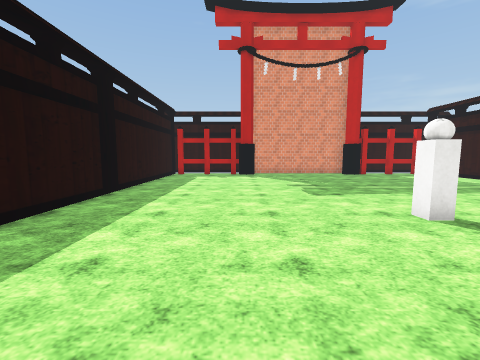
[1] (above)

13 first-person views from a walk through a scene from a Unity 3-D project. The camera is 1.3 m above the floor, tilts 6° down and sees 90° across. The floor is counted in squares, 1 m on a side. Each view is taken from the middle of a square. On the plan, view 1 faces up. The plan holds only what a view shows up to about 12 squares ahead; the rest is blank. The place goes on beyond the plan. The player is left out. Some surface patterns are stand-ins.

[2]
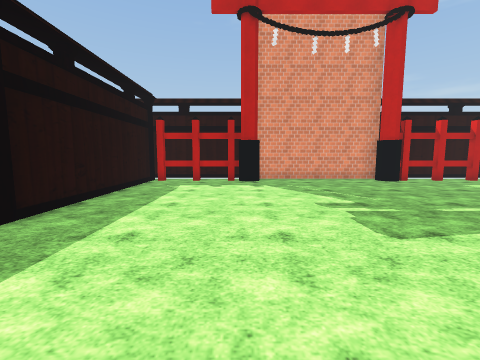

[3]
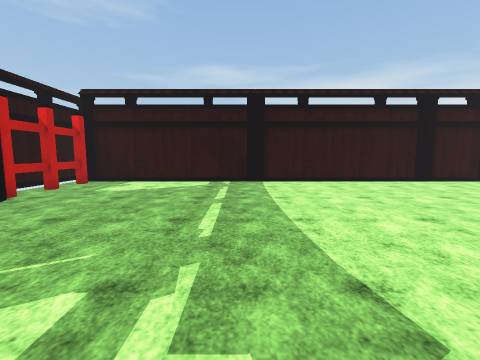

[4]
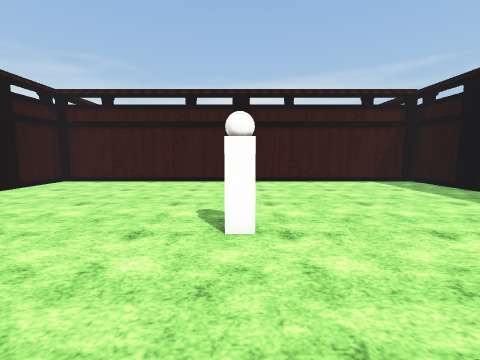

[5]
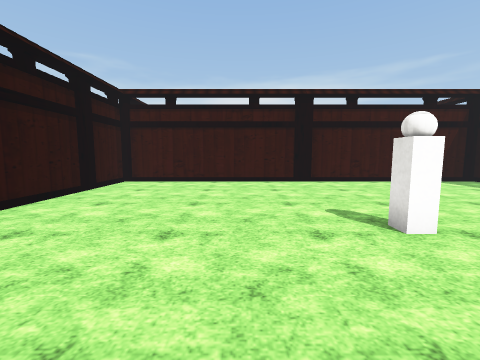

[6]
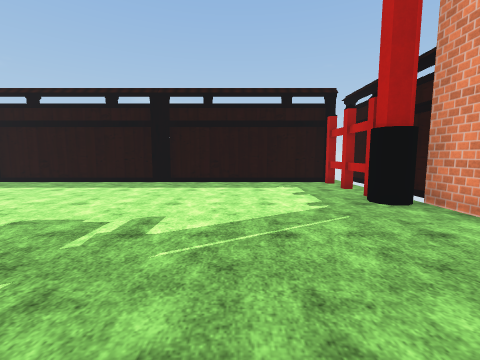

[7]
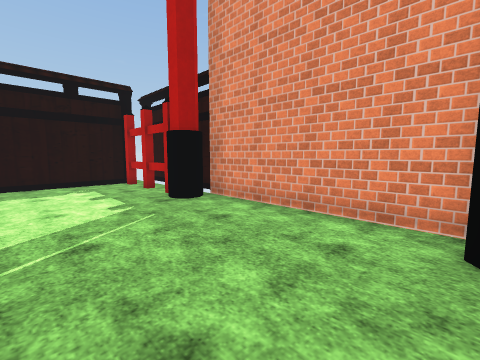

[8]
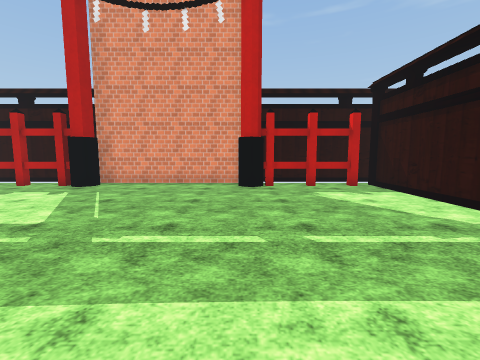

[9]
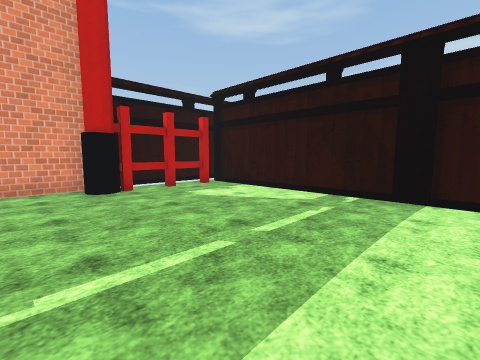

[10]
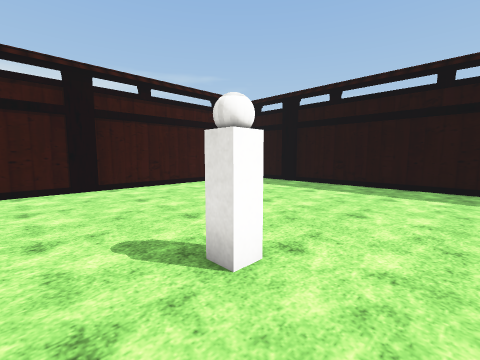

[11]
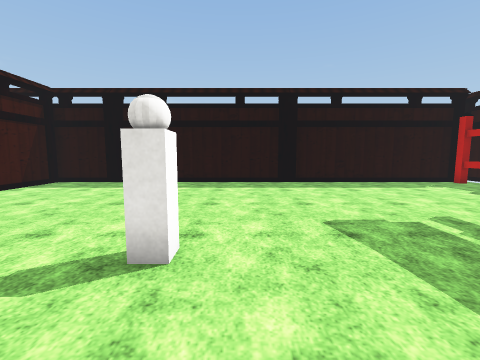

[12]
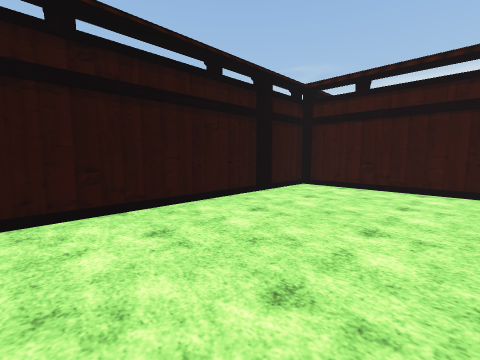

[13]
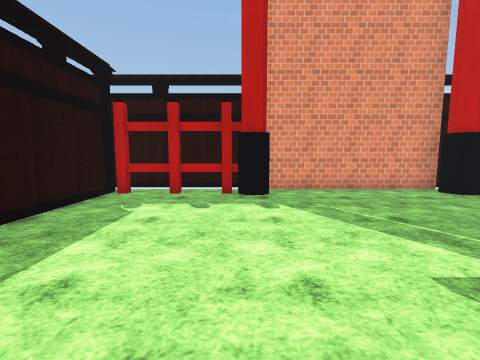

### Floor plan
Points are (right, up) in squares from view 1. A wall is a line through its corners. A room is listed if a view was taken in it or the views show most of it. See-through windows are left out.
Room 1 (views 1, 2, 3, 4, 5, 6, 7, 8, 9, 10, 11, 12, 13)
walls: (7.2, 15.6) (7, 16) (7, 16.4); (0.5, 15.6) (0.2, 15.7) (-0.1, 16); (1, 16) (0.7, 15.5); (1, 16.4) (1, 15.7) (0.3, 15.5); (7.5, 17.1) (0.4, 17.1); (-4.5, 16.5) (-4.5, -2.7) (12.7, -2.7) (12.7, 16.5)
ways out: gap at (-4, 16); gap at (-2, 16); gap at (10, 16); gap at (12, 16)
objects: fence (-3, 16); fence (-1, 16); ball (4, 5); block (5, 5); fence (9, 16); fence (11, 16)

Where each view was taken, in squares from view 1:
view 1: 0 up, 0 right, facing up
view 2: 4 up, 0 right, facing up
view 3: 9 up, 1 right, facing right
view 4: 9 up, 4 right, facing down
view 5: 9 up, 7 right, facing down
view 6: 12 up, 7 right, facing left
view 7: 12 up, 7 right, facing up-left
view 8: 6 up, 7 right, facing up
view 9: 7 up, 5 right, facing up-right
view 10: 7 up, 6 right, facing down-left
view 11: 6 up, 7 right, facing left
view 12: 7 up, 7 right, facing down-right
view 13: 8 up, 0 right, facing up
